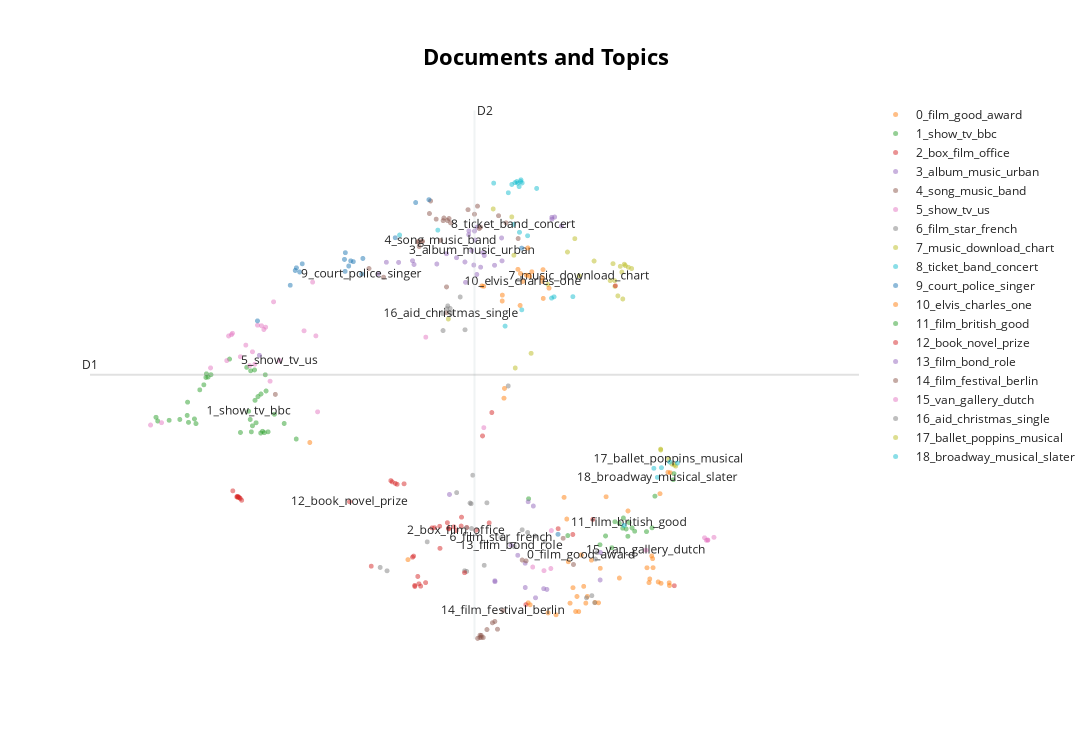

Notebook code for this chart:
### Code cell
# Visualize documents and topics
ent_results['topic_documents_map']
